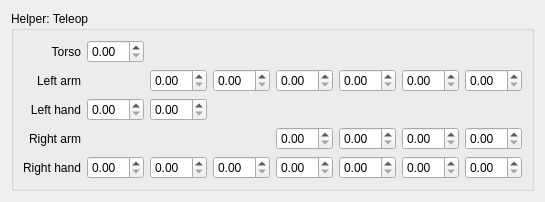
           <widget class="QWidget" name="status_page">
            <layout class="QGridLayout" name="gridLayout_26">
             <item row="1" column="0">
              <widget class="QGroupBox" name="groupBox_25">
               <property name="font">
                <font>
                 <weight>50</weight>
                 <bold>false</bold>
                </font>
               </property>
               <property name="title">
                <string>Helper: Teleop</string>
               </property>
               <property name="flat">
                <bool>false</bool>
               </property>
               <property name="checkable">
                <bool>false</bool>
               </property>
               <layout class="QGridLayout" name="gridLayout_32">
                <item row="1" column="5">
                 <widget class="QDoubleSpinBox" name="doubleSpinBox_5"/>
                </item>
                <item row="1" column="0">
                 <widget class="QLabel" name="label_27">
                  <property name="text">
                   <string>Left arm</string>
                  </property>
                  <property name="alignment">
                   <set>Qt::AlignRight|Qt::AlignTrailing|Qt::AlignVCenter</set>
                  </property>
                 </widget>
                </item>
                <item row="1" column="4">
                 <widget class="QDoubleSpinBox" name="doubleSpinBox_4"/>
                </item>
                <item row="1" column="2">
                 <widget class="QDoubleSpinBox" name="doubleSpinBox_2"/>
                </item>
                <item row="1" column="3">
                 <widget class="QDoubleSpinBox" name="doubleSpinBox_3"/>
                </item>
                <item row="1" column="6">
                 <widget class="QDoubleSpinBox" name="doubleSpinBox_6"/>
                </item>
                <item row="2" column="1">
                 <widget class="QDoubleSpinBox" name="doubleSpinBox_8"/>
                </item>
                <item row="3" column="0">
                 <widget class="QLabel" name="label_29">
                  <property name="text">
                   <string>Right arm</string>
                  </property>
                  <property name="alignment">
                   <set>Qt::AlignRight|Qt::AlignTrailing|Qt::AlignVCenter</set>
                  </property>
                 </widget>
                </item>
                <item row="2" column="2">
                 <widget class="QDoubleSpinBox" name="doubleSpinBox_9"/>
                </item>
                <item row="1" column="7">
                 <widget class="QDoubleSpinBox" name="doubleSpinBox_7"/>
                </item>
                <item row="2" column="0">
                 <widget class="QLabel" name="label_28">
                  <property name="text">
                   <string>Left hand</string>
                  </property>
                  <property name="alignment">
                   <set>Qt::AlignRight|Qt::AlignTrailing|Qt::AlignVCenter</set>
                  </property>
                 </widget>
                </item>
                <item row="4" column="0">
                 <widget class="QLabel" name="label_30">
                  <property name="text">
                   <string>Right hand</string>
                  </property>
                  <property name="alignment">
                   <set>Qt::AlignRight|Qt::AlignTrailing|Qt::AlignVCenter</set>
                  </property>
                 </widget>
                </item>
                <item row="3" column="7">
                 <widget class="QDoubleSpinBox" name="doubleSpinBox_21"/>
                </item>
                <item row="3" column="5">
                 <widget class="QDoubleSpinBox" name="doubleSpinBox_19"/>
                </item>
                <item row="4" column="1">
                 <widget class="QDoubleSpinBox" name="doubleSpinBox_22"/>
                </item>
                <item row="3" column="4">
                 <widget class="QDoubleSpinBox" name="doubleSpinBox_18"/>
                </item>
                <item row="3" column="6">
                 <widget class="QDoubleSpinBox" name="doubleSpinBox_20"/>
                </item>
                <item row="4" column="2">
                 <widget class="QDoubleSpinBox" name="doubleSpinBox_23"/>
                </item>
                <item row="4" column="3">
                 <widget class="QDoubleSpinBox" name="doubleSpinBox_24"/>
                </item>
                <item row="4" column="4">
                 <widget class="QDoubleSpinBox" name="doubleSpinBox_25"/>
                </item>
                <item row="4" column="5">
                 <widget class="QDoubleSpinBox" name="doubleSpinBox_26"/>
                </item>
                <item row="4" column="6">
                 <widget class="QDoubleSpinBox" name="doubleSpinBox_27"/>
                </item>
                <item row="4" column="7">
                 <widget class="QDoubleSpinBox" name="doubleSpinBox_28"/>
                </item>
                <item row="0" column="0">
                 <widget class="QLabel" name="label_31">
                  <property name="text">
                   <string>Torso</string>
                  </property>
                  <property name="alignment">
                   <set>Qt::AlignRight|Qt::AlignTrailing|Qt::AlignVCenter</set>
                  </property>
                 </widget>
                </item>
                <item row="0" column="1">
                 <widget class="QDoubleSpinBox" name="doubleSpinBox_29"/>
                </item>
               </layout>
              </widget>
             </item>
            </layout>
           </widget>
